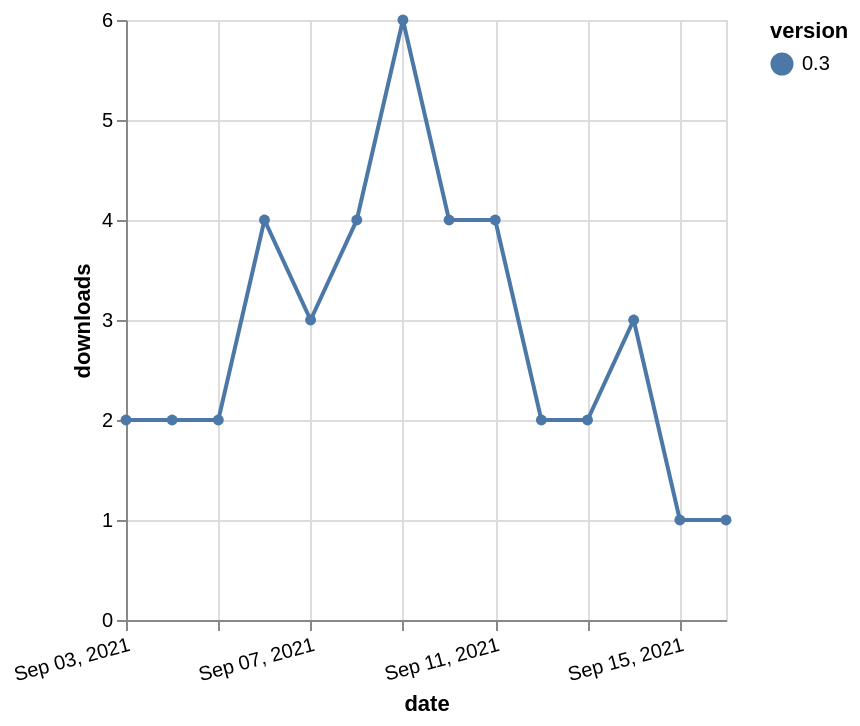

Write the Vega-Lite specification saved for this chart.
### Vega-Lite specification from a JSON file in a GitHub repository (floating-point values rounded to 4 significant figures)
{"$schema": "https://vega.github.io/schema/vega-lite/v5.json", "description": "A simple bar chart with embedded data.", "data": {"values": [{"date": "2021-09-03", "total": 2843, "delta": 2, "version": "0.3"}, {"date": "2021-09-04", "total": 2845, "delta": 2, "version": "0.3"}, {"date": "2021-09-05", "total": 2847, "delta": 2, "version": "0.3"}, {"date": "2021-09-06", "total": 2851, "delta": 4, "version": "0.3"}, {"date": "2021-09-07", "total": 2854, "delta": 3, "version": "0.3"}, {"date": "2021-09-08", "total": 2858, "delta": 4, "version": "0.3"}, {"date": "2021-09-09", "total": 2864, "delta": 6, "version": "0.3"}, {"date": "2021-09-10", "total": 2868, "delta": 4, "version": "0.3"}, {"date": "2021-09-11", "total": 2872, "delta": 4, "version": "0.3"}, {"date": "2021-09-12", "total": 2874, "delta": 2, "version": "0.3"}, {"date": "2021-09-13", "total": 2876, "delta": 2, "version": "0.3"}, {"date": "2021-09-14", "total": 2879, "delta": 3, "version": "0.3"}, {"date": "2021-09-15", "total": 2880, "delta": 1, "version": "0.3"}, {"date": "2021-09-16", "total": 2881, "delta": 1, "version": "0.3"}]}, "width": "container", "mark": {"type": "line", "point": {"filled": true}}, "encoding": {"x": {"field": "date", "type": "temporal", "timeUnit": "yearmonthdate", "title": "date", "axis": {"labelAngle": -15}}, "y": {"field": "delta", "type": "quantitative", "title": "downloads"}, "color": {"field": "version", "type": "nominal"}, "tooltip": {"field": "delta"}}}
